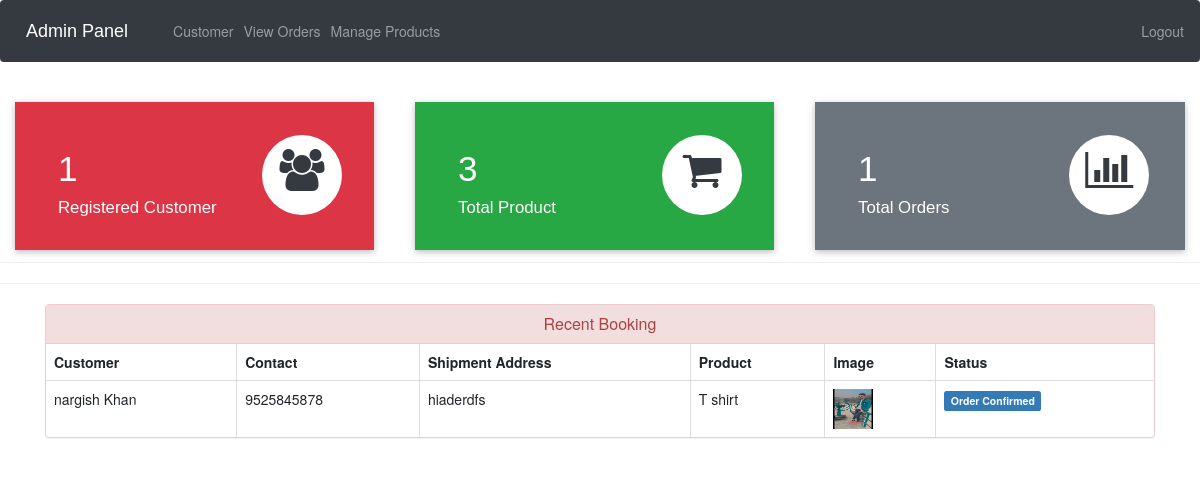
/admin-dashboard (signed in), run on the app's committed database.
### ecom/models.py (models this page shows, shortened)
class Customer(models.Model):
    user=models.OneToOneField(User,on_delete=models.CASCADE)
    profile_pic= models.ImageField(upload_to='profile_pic/CustomerProfilePic/',null=True,blank=True)
    address = models.CharField(max_length=40)
    mobile = models.CharField(max_length=20,null=False)
    @property
    def get_name(self):
        return self.user.first_name+" "+self.user.last_name

class Orders(models.Model):
    STATUS =(
        ('Pending','Pending'),
        ('Order Confirmed','Order Confirmed'),
        ('Out for Delivery','Out for Delivery'),
        ('Delivered','Delivered'),
    )
    customer=models.ForeignKey('Customer', on_delete=models.CASCADE,null=True)
    product=models.ForeignKey('Product',on_delete=models.CASCADE,null=True)
    email = models.CharField(max_length=50,null=True)
    address = models.CharField(max_length=500,null=True)
    mobile = models.CharField(max_length=20,null=True)
    order_date= models.DateField(auto_now_add=True,null=True)
    status=models.CharField(max_length=50,null=True,choices=STATUS)

class Product(models.Model):
    name=models.CharField(max_length=40)
    product_image= models.ImageField(upload_to='product_image/',null=True,blank=True)
    price = models.PositiveIntegerField()
    description=models.CharField(max_length=40)

### ecom/views.py (the view)
# urls.py: path('admin-dashboard', views.admin_dashboard_view,name='admin-dashboard'),
@login_required(login_url='adminlogin')
def admin_dashboard_view(request):
    customercount=models.Customer.objects.all().count()
    productcount=models.Product.objects.all().count()
    ordercount=models.Orders.objects.all().count()
    orders=models.Orders.objects.all()
    ordered_products=[]
    ordered_bys=[]
    for order in orders:
        ordered_product=models.Product.objects.all().filter(id=order.product.id)
        ordered_by=models.Customer.objects.all().filter(id = order.customer.id)
        ordered_products.append(ordered_product)
        ordered_bys.append(ordered_by)
    mydict={
    'customercount':customercount,
    'productcount':productcount,
    'ordercount':ordercount,
    'data':zip(ordered_products,ordered_bys,orders),
    }
    return render(request,'ecom/admin_dashboard.html',context=mydict)

### templates/ecom/admin_dashboard.html
{% extends 'ecom/admin_base.html' %}
{% load static %}
{% block content %}
<br>
{%include 'ecom/admin_dashboard_cards.html'%}
<br><br><br><br><br>
<hr><hr>
<div class="container" >
    <div class="panel panel-danger" >
      <div class="panel-heading" style="text-align:center;">
        <h6 class="panel-title">Recent Booking</h6>
      </div>
      <table class="table table-hover table-bordered" id="dev-table">
        <thead>
          <tr>
            <th>Customer</th>
            <th>Contact</th>
            <th>Shipment Address</th>
            <th>Product</th>
            <th>Image</th>
            <th>Status</th>
          </tr>
        </thead>
        {% for product,customer,order in data %}
        <tr>
          {% for c in customer %}
          <td> {{c.get_name}}</td>
          <td>{{c.mobile}}</td>
          <td>{{order.address}}</td>
          {% endfor %}
          {% for p in product %}
          <td> {{p.name}}</td>
          <td> <img src="{% static p.product_image.url %}" alt="Profile Pic" height="40px" width="40px" /></td>
          {% if order.status == 'Pending'%}
          <td> <span class="label label-info">{{order.status}}</span></td>
          {% elif order.status == 'Delivered' %}
          <td> <span class="label label-success">{{order.status}}</span></td>
          {% elif order.status == 'Out for Delivery' %}
          <td> <span class="label label-warning">{{order.status}}</span></td>
          {%else%}
            <td> <span class="label label-primary">{{order.status}}</span></td>
          {%endif%}
          {% endfor %}
        </tr>
        {% endfor %}
      </table>
  </div>
</div>
{% endblock content %}

### data on the page
Orders: address "hiaderdfs", status "Order Confirmed"
Customer: get_name "nargish Khan", mobile "9525845878"
Product: name "T shirt", product_image (picture)

### other printed values
{{ customercount }} "1"
{{ productcount }} "3"
{{ ordercount }} "1"
